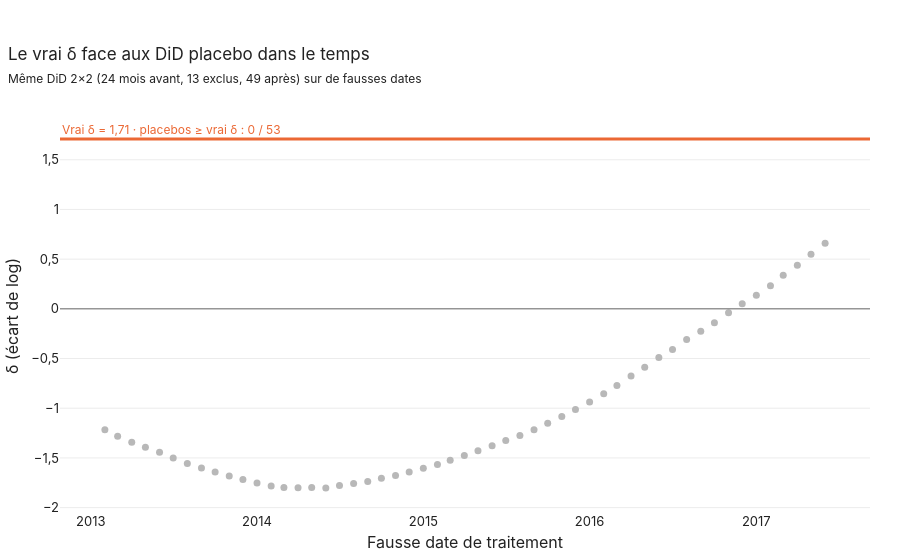

The code cell stored with this chart in its notebook:
### Markdown cell above
## 5. Est-ce plus qu'une fluctuation ?

### Code cell
plot_placebos(did.time_placebos(MFG), did.did_2x2(MFG),
              title='Le vrai δ face aux DiD placebo dans le temps',
              subtitle='Même DiD 2×2 (24 mois avant, 13 exclus, 49 après) sur de fausses dates')

### Figure 1 — Plotly figure (JSON) as saved in the notebook; plotly's stock layout.template omitted (floating-point values rounded to 4 significant figures)
{"data": [{"hovertemplate": "%{x|%m/%Y} : %{y:.2f}<extra></extra>", "marker": {"color": "#b8b8b8", "size": 7}, "mode": "markers", "name": "DiD placebo", "type": "scatter", "x": ["2013-02-01", "2013-03-01", "2013-04-01", "2013-05-01", "2013-06-01", "2013-07-01", "2013-08-01", "2013-09-01", "2013-10-01", "2013-11-01", "2013-12-01", "2014-01-01", "2014-02-01", "2014-03-01", "2014-04-01", "2014-05-01", "2014-06-01", "2014-07-01", "2014-08-01", "2014-09-01", "2014-10-01", "2014-11-01", "2014-12-01", "2015-01-01", "2015-02-01", "2015-03-01", "2015-04-01", "2015-05-01", "2015-06-01", "2015-07-01", "2015-08-01", "2015-09-01", "2015-10-01", "2015-11-01", "2015-12-01", "2016-01-01", "2016-02-01", "2016-03-01", "2016-04-01", "2016-05-01", "2016-06-01", "2016-07-01", "2016-08-01", "2016-09-01", "2016-10-01", "2016-11-01", "2016-12-01", "2017-01-01", "2017-02-01", "2017-03-01", "2017-04-01", "2017-05-01", "2017-06-01"], "y": [-1.215, -1.282, -1.342, -1.394, -1.443, -1.501, -1.556, -1.6, -1.64, -1.682, -1.717, -1.751, -1.783, -1.797, -1.801, -1.798, -1.803, -1.777, -1.758, -1.736, -1.703, -1.678, -1.642, -1.605, -1.566, -1.522, -1.476, -1.428, -1.378, -1.325, -1.275, -1.216, -1.151, -1.083, -1.013, -0.9385, -0.8544, -0.7703, -0.6759, -0.5868, -0.4897, -0.4092, -0.3082, -0.2257, -0.1399, -0.03986, 0.052, 0.1374, 0.2333, 0.3385, 0.4392, 0.549, 0.6605]}], "layout": {"annotations": [{"font": {"color": "#eb6834", "size": 12}, "showarrow": false, "text": "Vrai δ = 1,71 · placebos ≥ vrai δ : 0 / 53", "x": 0, "xanchor": "left", "xref": "x domain", "y": 1.709, "yanchor": "bottom", "yref": "y"}], "hovermode": "closest", "shapes": [{"line": {"color": "#6b6b6b", "width": 1}, "type": "line", "x0": 0, "x1": 1, "xref": "x domain", "y0": 0, "y1": 0, "yref": "y"}, {"line": {"color": "#eb6834", "width": 3}, "type": "line", "x0": 0, "x1": 1, "xref": "x domain", "y0": 1.709, "y1": 1.709, "yref": "y"}], "showlegend": false, "title": {"subtitle": {"text": "Même DiD 2×2 (24 mois avant, 13 exclus, 49 après) sur de fausses dates"}, "text": "Le vrai δ face aux DiD placebo dans le temps"}, "xaxis": {"dtick": "M12", "tickformat": "%Y", "title": {"text": "Fausse date de traitement"}}, "yaxis": {"title": {"text": "δ (écart de log)"}}}}
